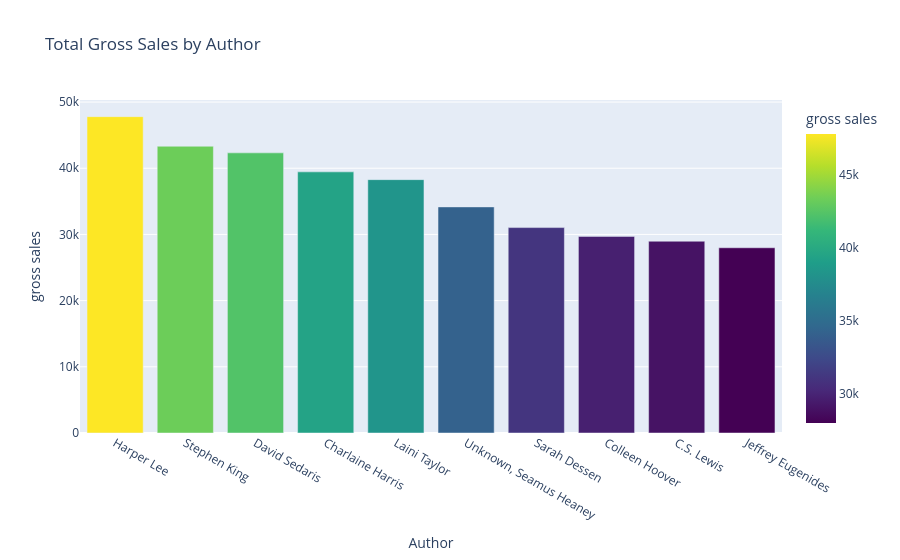

The code cell stored with this chart in its notebook:
### Code cell
top_authors_gross_sales = (
    df.groupby('Author')['gross sales'].sum()
    .sort_values(ascending=False)
    .head(10)
    .reset_index()
)
fig =px.bar(top_authors_gross_sales, x='Author', y='gross sales', title='Total Gross Sales by Author',color='gross sales',
             color_continuous_scale='viridis')
fig.show()

### Figure 1 — Plotly figure (JSON) as saved in the notebook; plotly's stock layout.template omitted (floating-point values rounded to 4 significant figures)
{"data": [{"hovertemplate": "Author=%{x}<br>gross sales=%{marker.color}<extra></extra>", "legendgroup": "", "marker": {"color": [47800.0, 43320.0, 42320.0, 39450.0, 38280.0, 34160.0, 31030.0, 29710.0, 28970.0, 27980.0], "coloraxis": "coloraxis", "pattern": {"shape": ""}}, "name": "", "orientation": "v", "showlegend": false, "textposition": "auto", "type": "bar", "x": ["Harper Lee", "Stephen King", "David Sedaris", "Charlaine Harris", "Laini Taylor", "Unknown, Seamus Heaney", "Sarah Dessen", "Colleen Hoover", "C.S. Lewis", "Jeffrey Eugenides"], "xaxis": "x", "y": [47800.0, 43320.0, 42320.0, 39450.0, 38280.0, 34160.0, 31030.0, 29710.0, 28970.0, 27980.0], "yaxis": "y"}], "layout": {"barmode": "relative", "coloraxis": {"colorbar": {"title": {"text": "gross sales"}}, "colorscale": [[0, "#440154"], [0.1111, "#482878"], [0.2222, "#3e4989"], [0.3333, "#31688e"], [0.4444, "#26828e"], [0.5556, "#1f9e89"], [0.6667, "#35b779"], [0.7778, "#6ece58"], [0.8889, "#b5de2b"], [1, "#fde725"]]}, "legend": {"tracegroupgap": 0}, "title": {"text": "Total Gross Sales by Author"}, "xaxis": {"anchor": "y", "domain": [0, 1], "title": {"text": "Author"}}, "yaxis": {"anchor": "x", "domain": [0, 1], "title": {"text": "gross sales"}}}}
